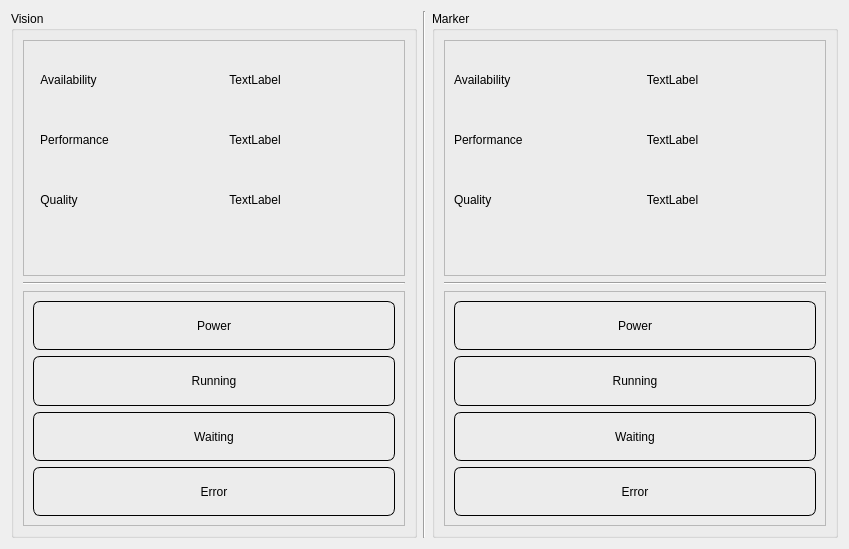
<?xml version="1.0" encoding="UTF-8"?>
<ui version="4.0">
 <class>CollabInfoTab</class>
 <widget class="QWidget" name="CollabInfoTab">
  <property name="geometry">
   <rect>
    <x>0</x>
    <y>0</y>
    <width>849</width>
    <height>549</height>
   </rect>
  </property>
  <property name="sizePolicy">
   <sizepolicy hsizetype="MinimumExpanding" vsizetype="Preferred">
    <horstretch>0</horstretch>
    <verstretch>0</verstretch>
   </sizepolicy>
  </property>
  <property name="minimumSize">
   <size>
    <width>800</width>
    <height>0</height>
   </size>
  </property>
  <property name="windowTitle">
   <string>Form</string>
  </property>
  <layout class="QHBoxLayout" name="horizontalLayout" stretch="1,0,1">
   <item>
    <widget class="QGroupBox" name="box_vision">
     <property name="styleSheet">
      <string notr="true"/>
     </property>
     <property name="title">
      <string>Vision</string>
     </property>
     <layout class="QVBoxLayout" name="verticalLayout" stretch="1,0,1">
      <item>
       <widget class="QFrame" name="frame">
        <property name="sizePolicy">
         <sizepolicy hsizetype="Preferred" vsizetype="Preferred">
          <horstretch>0</horstretch>
          <verstretch>0</verstretch>
         </sizepolicy>
        </property>
        <property name="styleSheet">
         <string notr="true">QLabel {
}</string>
        </property>
        <property name="frameShape">
         <enum>QFrame::StyledPanel</enum>
        </property>
        <property name="frameShadow">
         <enum>QFrame::Raised</enum>
        </property>
        <layout class="QFormLayout" name="formLayout_2">
         <property name="formAlignment">
          <set>Qt::AlignHCenter|Qt::AlignTop</set>
         </property>
         <property name="verticalSpacing">
          <number>0</number>
         </property>
         <property name="leftMargin">
          <number>16</number>
         </property>
         <property name="bottomMargin">
          <number>0</number>
         </property>
         <item row="0" column="1">
          <widget class="QLabel" name="label_availability_vis">
           <property name="minimumSize">
            <size>
             <width>0</width>
             <height>60</height>
            </size>
           </property>
           <property name="text">
            <string>TextLabel</string>
           </property>
           <property name="alignment">
            <set>Qt::AlignCenter</set>
           </property>
          </widget>
         </item>
         <item row="0" column="0">
          <widget class="QLabel" name="label_5">
           <property name="minimumSize">
            <size>
             <width>0</width>
             <height>60</height>
            </size>
           </property>
           <property name="text">
            <string>Availability</string>
           </property>
           <property name="alignment">
            <set>Qt::AlignCenter</set>
           </property>
          </widget>
         </item>
         <item row="2" column="0">
          <widget class="QLabel" name="label_9">
           <property name="minimumSize">
            <size>
             <width>0</width>
             <height>60</height>
            </size>
           </property>
           <property name="text">
            <string>Quality</string>
           </property>
           <property name="alignment">
            <set>Qt::AlignCenter</set>
           </property>
          </widget>
         </item>
         <item row="1" column="0">
          <widget class="QLabel" name="label_7">
           <property name="minimumSize">
            <size>
             <width>0</width>
             <height>60</height>
            </size>
           </property>
           <property name="text">
            <string>Performance</string>
           </property>
           <property name="alignment">
            <set>Qt::AlignCenter</set>
           </property>
          </widget>
         </item>
         <item row="1" column="1">
          <widget class="QLabel" name="label_performance_vis">
           <property name="minimumSize">
            <size>
             <width>0</width>
             <height>60</height>
            </size>
           </property>
           <property name="text">
            <string>TextLabel</string>
           </property>
           <property name="alignment">
            <set>Qt::AlignCenter</set>
           </property>
          </widget>
         </item>
         <item row="2" column="1">
          <widget class="QLabel" name="label_quality_vis">
           <property name="minimumSize">
            <size>
             <width>0</width>
             <height>60</height>
            </size>
           </property>
           <property name="text">
            <string>TextLabel</string>
           </property>
           <property name="alignment">
            <set>Qt::AlignCenter</set>
           </property>
          </widget>
         </item>
        </layout>
       </widget>
      </item>
      <item>
       <widget class="Line" name="line">
        <property name="orientation">
         <enum>Qt::Horizontal</enum>
        </property>
       </widget>
      </item>
      <item>
       <widget class="QFrame" name="frame_2">
        <property name="styleSheet">
         <string notr="true">QLabel {
	border: 1px solid black;
	border-radius: 7px;
}</string>
        </property>
        <property name="frameShape">
         <enum>QFrame::StyledPanel</enum>
        </property>
        <property name="frameShadow">
         <enum>QFrame::Raised</enum>
        </property>
        <layout class="QVBoxLayout" name="verticalLayout_2">
         <item>
          <widget class="QLabel" name="label_power_vis">
           <property name="text">
            <string>Power</string>
           </property>
           <property name="alignment">
            <set>Qt::AlignCenter</set>
           </property>
          </widget>
         </item>
         <item>
          <widget class="QLabel" name="label_running_vis">
           <property name="text">
            <string>Running</string>
           </property>
           <property name="alignment">
            <set>Qt::AlignCenter</set>
           </property>
          </widget>
         </item>
         <item>
          <widget class="QLabel" name="label_waiting_vis">
           <property name="text">
            <string>Waiting</string>
           </property>
           <property name="alignment">
            <set>Qt::AlignCenter</set>
           </property>
          </widget>
         </item>
         <item>
          <widget class="QLabel" name="label_error_vis">
           <property name="styleSheet">
            <string notr="true"/>
           </property>
           <property name="text">
            <string>Error</string>
           </property>
           <property name="alignment">
            <set>Qt::AlignCenter</set>
           </property>
          </widget>
         </item>
        </layout>
       </widget>
      </item>
     </layout>
    </widget>
   </item>
   <item>
    <widget class="Line" name="line_2">
     <property name="orientation">
      <enum>Qt::Vertical</enum>
     </property>
    </widget>
   </item>
   <item>
    <widget class="QGroupBox" name="box_robotic">
     <property name="title">
      <string>Marker</string>
     </property>
     <layout class="QVBoxLayout" name="verticalLayout_3" stretch="1,0,1">
      <item>
       <widget class="QFrame" name="frame_3">
        <property name="sizePolicy">
         <sizepolicy hsizetype="Preferred" vsizetype="Preferred">
          <horstretch>0</horstretch>
          <verstretch>0</verstretch>
         </sizepolicy>
        </property>
        <property name="frameShape">
         <enum>QFrame::StyledPanel</enum>
        </property>
        <property name="frameShadow">
         <enum>QFrame::Raised</enum>
        </property>
        <layout class="QFormLayout" name="formLayout">
         <property name="verticalSpacing">
          <number>0</number>
         </property>
         <property name="bottomMargin">
          <number>0</number>
         </property>
         <item row="0" column="0">
          <widget class="QLabel" name="label">
           <property name="minimumSize">
            <size>
             <width>0</width>
             <height>60</height>
            </size>
           </property>
           <property name="text">
            <string>Availability</string>
           </property>
          </widget>
         </item>
         <item row="0" column="1">
          <widget class="QLabel" name="label_availability_rob">
           <property name="minimumSize">
            <size>
             <width>0</width>
             <height>60</height>
            </size>
           </property>
           <property name="text">
            <string>TextLabel</string>
           </property>
           <property name="alignment">
            <set>Qt::AlignCenter</set>
           </property>
          </widget>
         </item>
         <item row="1" column="0">
          <widget class="QLabel" name="label_3">
           <property name="minimumSize">
            <size>
             <width>0</width>
             <height>60</height>
            </size>
           </property>
           <property name="text">
            <string>Performance</string>
           </property>
          </widget>
         </item>
         <item row="1" column="1">
          <widget class="QLabel" name="label_performance_rob">
           <property name="minimumSize">
            <size>
             <width>0</width>
             <height>60</height>
            </size>
           </property>
           <property name="text">
            <string>TextLabel</string>
           </property>
           <property name="alignment">
            <set>Qt::AlignCenter</set>
           </property>
          </widget>
         </item>
         <item row="2" column="0">
          <widget class="QLabel" name="label_6">
           <property name="minimumSize">
            <size>
             <width>0</width>
             <height>60</height>
            </size>
           </property>
           <property name="text">
            <string>Quality</string>
           </property>
          </widget>
         </item>
         <item row="2" column="1">
          <widget class="QLabel" name="label_quality_rob">
           <property name="minimumSize">
            <size>
             <width>0</width>
             <height>60</height>
            </size>
           </property>
           <property name="text">
            <string>TextLabel</string>
           </property>
           <property name="alignment">
            <set>Qt::AlignCenter</set>
           </property>
          </widget>
         </item>
        </layout>
       </widget>
      </item>
      <item>
       <widget class="Line" name="line_3">
        <property name="orientation">
         <enum>Qt::Horizontal</enum>
        </property>
       </widget>
      </item>
      <item>
       <widget class="QFrame" name="frame_4">
        <property name="styleSheet">
         <string notr="true">QLabel {
	border: 1px solid black;
	border-radius: 7px;
}</string>
        </property>
        <property name="frameShape">
         <enum>QFrame::StyledPanel</enum>
        </property>
        <property name="frameShadow">
         <enum>QFrame::Raised</enum>
        </property>
        <layout class="QVBoxLayout" name="verticalLayout_4">
         <item>
          <widget class="QLabel" name="label_power_rob">
           <property name="text">
            <string>Power</string>
           </property>
           <property name="alignment">
            <set>Qt::AlignCenter</set>
           </property>
          </widget>
         </item>
         <item>
          <widget class="QLabel" name="label_running_rob">
           <property name="text">
            <string>Running</string>
           </property>
           <property name="alignment">
            <set>Qt::AlignCenter</set>
           </property>
          </widget>
         </item>
         <item>
          <widget class="QLabel" name="label_waiting_rob">
           <property name="text">
            <string>Waiting</string>
           </property>
           <property name="alignment">
            <set>Qt::AlignCenter</set>
           </property>
          </widget>
         </item>
         <item>
          <widget class="QLabel" name="label_error_rob">
           <property name="styleSheet">
            <string notr="true"/>
           </property>
           <property name="text">
            <string>Error</string>
           </property>
           <property name="alignment">
            <set>Qt::AlignCenter</set>
           </property>
          </widget>
         </item>
        </layout>
       </widget>
      </item>
     </layout>
    </widget>
   </item>
  </layout>
 </widget>
 <resources/>
 <connections/>
</ui>
